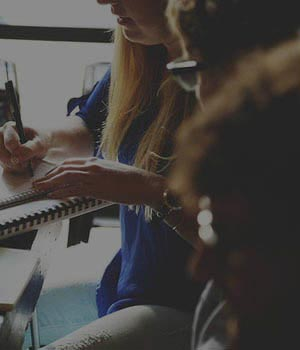
//> input picture WeiXin/WebApp/images/8.jpg, 300 x 350 px
$ ./Binaryzation   (built with g++ and OpenCV 4)
//> lines starting //> are read from the running program, lines starting //| are printed output that depends on the picture; after the words box and inside, x2 and y2 are one past the last pixel; in counts of white or black regions, pixels touching at a corner belong together
### Opencv/FaceRecognition/Binaryzation/stdafx.h
// stdafx.h : 标准系统包含文件的包含文件，
// 或是经常使用但不常更改的
// 特定于项目的包含文件
//

#pragma once

#include "targetver.h"

#include <stdio.h>
#include <tchar.h>


// TODO:  在此处引用程序需要的其他头文件

### Opencv/FaceRecognition/Binaryzation/Binaryzation.cpp
// Binaryzation.cpp : 定义控制台应用程序的入口点。
//第四课：图像的二值化

#include "stdafx.h"
#include <opencv2/opencv.hpp>
using namespace std;
#pragma comment(linker, "/subsystem:\"windows\" /entry:\"mainCRTStartup\"")
IplImage *g_pGrayImage = NULL;
IplImage *g_pBinaryImage = NULL;
const char *pstrWindowsBinaryTitle = "二值图";
void on_trackbar(int pos)
{
	// 转为二值图
	cvThreshold(g_pGrayImage, g_pBinaryImage, pos, 255, CV_THRESH_BINARY);
	// 显示二值图
	cvShowImage(pstrWindowsBinaryTitle, g_pBinaryImage);
}

int main()
{
	const char * imgpath = "D://8.jpg";
	const char *pstrWindowsSrcTitle = "原图";
	const char *pstrWindowsToolBarName = "二值图阈值";

	// 从文件中加载原图
	IplImage *pSrcImage = cvLoadImage(imgpath, CV_LOAD_IMAGE_UNCHANGED);
//> pSrcImage is the input picture: 350 rows x 300 cols, CV_8UC3; mean B, G, R 65.5, 68.1, 71.7

	// 转为灰度图
	g_pGrayImage = cvCreateImage(cvGetSize(pSrcImage), IPL_DEPTH_8U, 1);
	cvCvtColor(pSrcImage, g_pGrayImage, CV_BGR2GRAY);
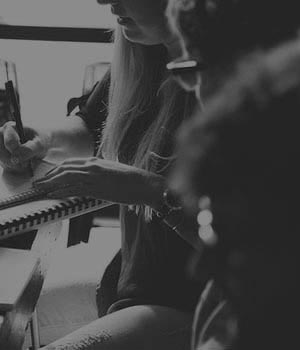
//> g_pGrayImage: 350 rows x 300 cols, CV_8UC1; min 15, max 150, mean 68.9

	// 创建二值图
	g_pBinaryImage = cvCreateImage(cvGetSize(g_pGrayImage), IPL_DEPTH_8U, 1);

	// 显示原图
	cvNamedWindow(pstrWindowsSrcTitle, CV_WINDOW_AUTOSIZE);
	cvShowImage(pstrWindowsSrcTitle, pSrcImage);
	// 创建二值图窗口
	cvNamedWindow(pstrWindowsBinaryTitle, CV_WINDOW_AUTOSIZE);

	// 滑动条
	int nThreshold = 0;
	/*
	第一个参数表示输入图像，必须为单通道灰度图。
	第二个参数表示输出的边缘图像，为单通道黑白图。
	第三个参数表示阈值
	第四个参数表示最大值。
	第五个参数表示运算方法。
	在OpenCV的imgproc\types_c.h中可以找到运算方法的定义。
	Threshold types
	enum
	{
		CV_THRESH_BINARY = 0,  /* value = value > threshold ? max_value : 0
		CV_THRESH_BINARY_INV = 1,  /* value = value > threshold ? 0 : max_value
		CV_THRESH_TRUNC = 2,  /* value = value > threshold ? threshold : value
		CV_THRESH_TOZERO = 3,  /* value = value > threshold ? value : 0
		CV_THRESH_TOZERO_INV = 4,  /* value = value > threshold ? 0 : value
		CV_THRESH_MASK = 7,
		CV_THRESH_OTSU = 8  use Otsu algorithm to choose the optimal threshold value; combine the flag with one of the above CV_THRESH_* values
	};
	*/
	cvCreateTrackbar(pstrWindowsToolBarName, pstrWindowsBinaryTitle, &nThreshold, 254, on_trackbar);
//> slider '二值图阈值' is set to 84

	on_trackbar(1);
//> in on_trackbar, `cvThreshold(g_pGrayImage, g_pBinaryImage, pos, 255, CV_THRESH_BINARY);`: g_pBinaryImage: 350 rows x 300 cols, CV_8UC1; every value is 255

	cvWaitKey(0);
//> call 2 of on_trackbar, with pos = 84
//> in on_trackbar (call 2), `cvThreshold(g_pGrayImage, g_pBinaryImage, pos, 255, CV_THRESH_BINARY);`:
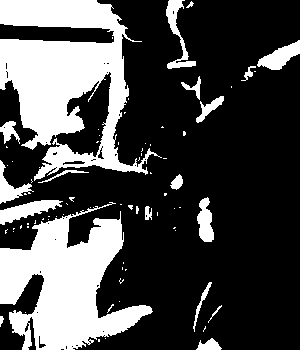
//> g_pBinaryImage: 350 rows x 300 cols, CV_8UC1; 29.1% white; 77 white regions (58 under 20 px), largest, box (x1, y1, x2, y2) and area: (0, 0, 162, 181) 14280, (0, 202, 153, 350) 11602, (0, 200, 63, 225) 733

	cvDestroyWindow(pstrWindowsSrcTitle);
	cvDestroyWindow(pstrWindowsBinaryTitle);
	cvReleaseImage(&pSrcImage);
	cvReleaseImage(&g_pGrayImage);
	cvReleaseImage(&g_pBinaryImage);
	return 0;
}

$ run again, with WeiXin/WebApp/images/1.jpg copied over WeiXin/WebApp/images/8.jpg
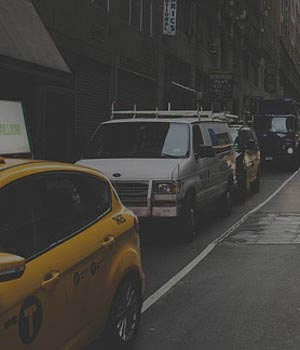
//> input picture WeiXin/WebApp/images/1.jpg, 300 x 350 px
//> pSrcImage is the input picture: 350 rows x 300 cols, CV_8UC3; mean B, G, R 58.7, 62.5, 64.8
//> `cvCvtColor(pSrcImage, g_pGrayImage, CV_BGR2GRAY);`:
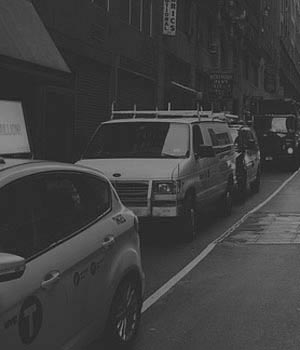
//> g_pGrayImage: 350 rows x 300 cols, CV_8UC1; min 14, max 150, mean 62.8
//> g_pBinaryImage: 350 rows x 300 cols, CV_8UC1; every value is 255
//> in on_trackbar (call 2), `cvThreshold(g_pGrayImage, g_pBinaryImage, pos, 255, CV_THRESH_BINARY);`:
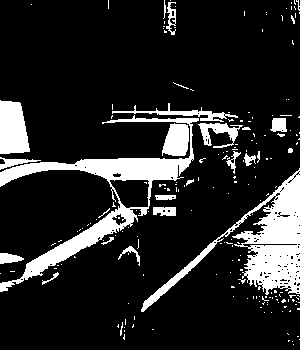
//> g_pBinaryImage: 350 rows x 300 cols, CV_8UC1; 15.3% white; 202 white regions (178 under 20 px), largest, box (x1, y1, x2, y2) and area: (0, 115, 199, 292) 5563, (141, 168, 300, 312) 5260, (0, 100, 30, 154) 1325

$ run again, with WeiXin/WebApp/images/10.jpg copied over WeiXin/WebApp/images/8.jpg
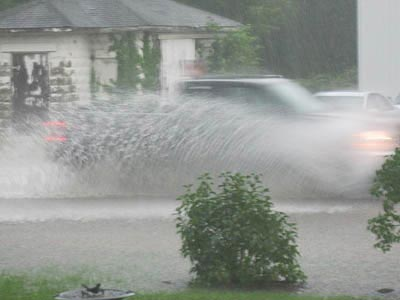
//> input picture WeiXin/WebApp/images/10.jpg, 400 x 300 px
//> pSrcImage is the input picture: 300 rows x 400 cols, CV_8UC3; mean B, G, R 147.1, 152.1, 148
//> `cvCvtColor(pSrcImage, g_pGrayImage, CV_BGR2GRAY);`:
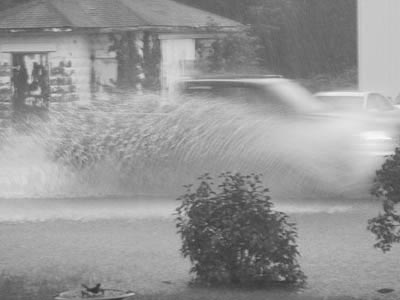
//> g_pGrayImage: 300 rows x 400 cols, CV_8UC1; min 48, max 249, mean 150.4
//> g_pBinaryImage: 300 rows x 400 cols, CV_8UC1; every value is 255
//> in on_trackbar (call 2), `cvThreshold(g_pGrayImage, g_pBinaryImage, pos, 255, CV_THRESH_BINARY);`:
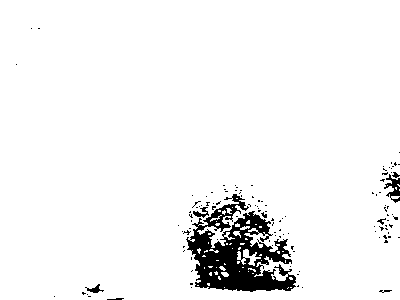
//> g_pBinaryImage: 300 rows x 400 cols, CV_8UC1; 95% white; 116 black regions (107 under 20 px), largest, box (x1, y1, x2, y2) and area: (186, 194, 296, 292) 5133, (384, 174, 400, 203) 206, (193, 207, 209, 218) 79
